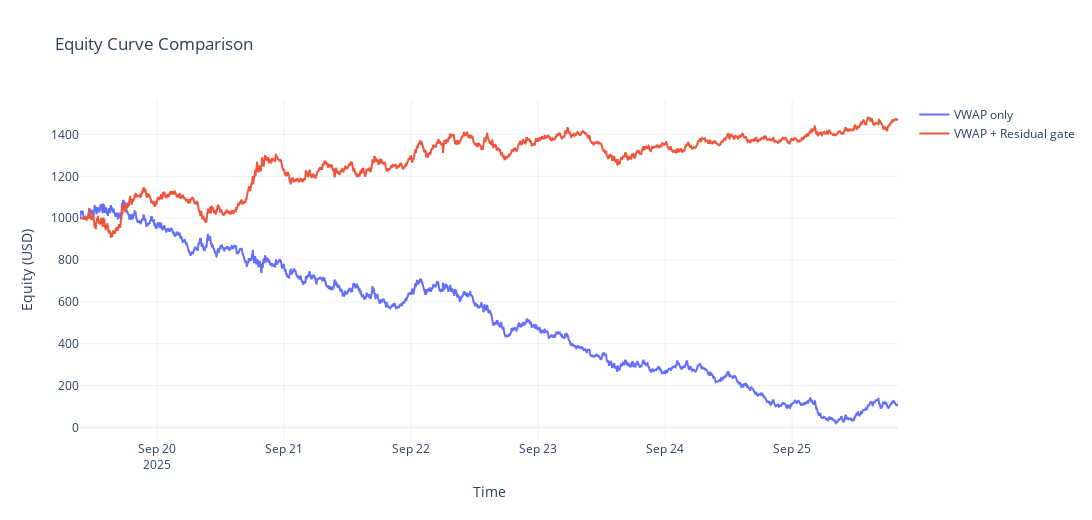

Notebook code cell kept with this figure:
### Code cell
# =========================================
# VWAPクロス × 残差フィルター（BTC基準）バックテスト
# リファクタ版：戦略パラメータは冒頭で一元管理
# =========================================

# 0) Libraries
import pandas as pd
import numpy as np
import plotly.graph_objects as go

# 1) Strategy / BT Parameters  ----------------------------------------------
# データ
BTC_csv = 'Market_Bybit_BTCUSDT_1min_20250901-20250926'
ALT_csv = 'Market_Bybit_ASTERUSDT_1min_20250901-20250926'
time_col = "timestamp"

# 残差（係数）推定
COEFF_WINDOW = 10           # 係数と残差スケールのローリング窓（分）
USE_MAD_SCALE = True       # True: MAD×1.4826 で標準化 / False: 標準偏差

# 残差フィルター
RESID_K = 1               # |z| > RESID_K で通過（例: 1.0/1.5/2.0）
RESID_PERSIST = 1           # 連続本数（1=一発、2=2本連続）
USE_DIRECTION_FILTER = False # 残差の符号とVWAPクロス方向の一致要求

# VWAP
VWAP_SHORT = 7
VWAP_MEDIUM = 14

# BT
INITIAL_CAPITAL = 1000.0
TAKER_FEE = 0.00035         # 片道手数料 (例: 0.035%)
NOTIONAL_SIZE = 500.0       # 名目USD
MIN_QTY = 0.0               # 取引所の最小数量（無ければ0）

# 2) IO & Prep  ------------------------------------------------------------
def load_market(csv, rename_prefix=None):
    df = pd.read_csv(f'01.data/{csv}.csv')
    df[time_col] = pd.to_datetime(df[time_col])
    df = df.sort_values(time_col)
    if rename_prefix:
        rename = {c: f"{c}_{rename_prefix}" for c in ["O","H","L","C","V"] if c in df.columns}
        df = df.rename(columns=rename)
    return df

df_btc   = load_market(BTC_csv)                 # timestamp, O/H/L/C/V (Cのみ使う)
df_altOHLCV = load_market(ALT_csv, "ALT")       # timestamp, O_ALT/H_ALT/L_ALT/C_ALT/V_ALT

# 3) 残差（ALT vs BTC）の算出  --------------------------------------------
def compute_residuals(df_alt_close: pd.DataFrame, df_btc_close: pd.DataFrame) -> pd.DataFrame:
    # 終値のみで係数推定（inner join）
    x = df_alt_close[[time_col, "C_ALT"]].merge(
        df_btc_close[[time_col, "C"]].rename(columns={"C":"C_BTC"}), on=time_col, how="inner"
    )
    # 1分logリターン
    x["ret_ALT"] = np.log(x["C_ALT"]).diff()
    x["ret_BTC"] = np.log(x["C_BTC"]).diff()
    x = x.dropna(subset=["ret_ALT","ret_BTC"]).reset_index(drop=True)

    # ローリングOLS：beta = Cov/Var, alpha = mean_ALT - beta*mean_BTC
    W = COEFF_WINDOW
    mean_ALT = x["ret_ALT"].rolling(W, min_periods=W).mean()
    mean_BTC = x["ret_BTC"].rolling(W, min_periods=W).mean()
    var_BTC  = x["ret_BTC"].rolling(W, min_periods=W).var(ddof=0)
    cov_AB   = x["ret_ALT"].rolling(W, min_periods=W).cov(x["ret_BTC"])

    x["beta_BTC"] = cov_AB / var_BTC
    x["alpha"]    = mean_ALT - x["beta_BTC"] * mean_BTC

    # 予想 & 残差
    x["ret_ALT_pred"] = x["alpha"] + x["beta_BTC"] * x["ret_BTC"]
    x["resid"] = x["ret_ALT"] - x["ret_ALT_pred"]

    # 標準化
    if USE_MAD_SCALE:
        def _mad(s):
            m = s.median()
            return 1.4826 * (np.abs(s - m)).median()
        scale = x["resid"].rolling(W, min_periods=W).apply(_mad, raw=False)
    else:
        scale = x["resid"].rolling(W, min_periods=W).std()
    x["resid_z"] = x["resid"] / scale

    return x[[time_col, "ret_ALT","ret_BTC","alpha","beta_BTC","resid","resid_z"]]

resid_df = compute_residuals(
    df_altOHLCV[[time_col,"C_ALT"]],
    df_btc[[time_col,"C"]]
)

# 4) ALT側でVWAPクロス & フィルター合成  ---------------------------------
def add_vwap_and_signal(df_alt: pd.DataFrame, resid_df: pd.DataFrame) -> pd.DataFrame:
    d = df_alt.merge(resid_df[[time_col,"resid_z"]], on=time_col, how="left").copy()

    # VWAP
    d["Typical_price"] = (d["O_ALT"] + d["H_ALT"] + d["L_ALT"] + d["C_ALT"]) / 4
    d["TPxV"] = d["Typical_price"] * d["V_ALT"]

    roll_tpv_s = d["TPxV"].rolling(VWAP_SHORT,  min_periods=1).sum()
    roll_v_s   = d["V_ALT"].rolling(VWAP_SHORT,  min_periods=1).sum()
    roll_tpv_m = d["TPxV"].rolling(VWAP_MEDIUM, min_periods=1).sum()
    roll_v_m   = d["V_ALT"].rolling(VWAP_MEDIUM, min_periods=1).sum()

    d["VWAP_short"]  = roll_tpv_s / roll_v_s
    d["VWAP_medium"] = roll_tpv_m / roll_v_m

    # クロス Regime（1: long bias / 0: short bias）
    d["Regeme_vwap"] = (d["VWAP_short"] > d["VWAP_medium"]).astype(int)
    reg_prev = d["Regeme_vwap"].shift(1)
    reg_changed = (d["Regeme_vwap"] != reg_prev).fillna(False)

    # 点灯バー
    d["Trade_ignittion_vwap"] = np.where(reg_changed, d["Regeme_vwap"], np.nan)

    # 残差フィルター
    gate_abs = d["resid_z"].abs() > RESID_K
    gate_persist = gate_abs.rolling(RESID_PERSIST, min_periods=RESID_PERSIST).sum() == RESID_PERSIST

    if USE_DIRECTION_FILTER:
        gate_dir = ((d["resid_z"] > 0) & (d["Regeme_vwap"] == 1)) | \
                   ((d["resid_z"] < 0) & (d["Regeme_vwap"] == 0))
        gate = gate_persist & gate_dir
    else:
        gate = gate_persist

    # 最終Trade（発火バー ∧ フィルター通過）
    d["Trade"] = np.where(d["Trade_ignittion_vwap"].notna() & gate, d["Regeme_vwap"], np.nan)

    # 参考：フィルター無し版（比較用）
    d["Trade_vwap_only"] = np.where(d["Trade_ignittion_vwap"].notna(), d["Regeme_vwap"], np.nan)
    return d

df_all = add_vwap_and_signal(df_altOHLCV, resid_df)

# 5) バックテスト  ---------------------------------------------------------
def run_backtest(
    df_in: pd.DataFrame,
    initial_capital: float = INITIAL_CAPITAL,
    fee: float = TAKER_FEE,
    notional_size: float = NOTIONAL_SIZE,
    min_qty: float = MIN_QTY
) -> pd.DataFrame:
    """名目サイズ固定・線形PnL・片道手数料・ドテン対応"""
    d = df_in.rename(columns={"C_ALT":"C","V_ALT":"V"}).copy()
    d = d[[time_col, "C", "V", "Trade"]].copy().sort_values(time_col).reset_index(drop=True)

    n = len(d)
    side = np.zeros(n, dtype=int)
    pos_qty = np.zeros(n)
    entry_price = np.full(n, np.nan)
    trade_qty = np.zeros(n)
    trade_notional = np.zeros(n)
    fee_paid = np.zeros(n)
    fee_cum = np.zeros(n)
    realized_pnl = np.zeros(n)
    realized_pnl_cum = np.zeros(n)
    unrealized_pnl = np.zeros(n)
    equity = np.zeros(n)

    cur_qty = 0.0
    cur_entry = np.nan
    cur_fee_cum = 0.0
    cur_realized = 0.0

    for i in range(n):
        price = float(d.at[i, "C"])
        sig = d.at[i, "Trade"]  # 1/0/NaN

        # 取引判定
        do_trade = False
        desired_side = 0
        if pd.notna(sig):
            desired_side = 1 if sig == 1 else -1
            if cur_qty == 0.0:
                do_trade = True
            else:
                cur_side = 1 if cur_qty > 0 else -1
                if desired_side == -cur_side:
                    do_trade = True

        # 約定
        if do_trade:
            # 既存クローズ
            if cur_qty != 0.0:
                close_qty = -cur_qty
                pnl_close = (price - cur_entry) * cur_qty
                cur_realized += pnl_close
                close_notional = abs(close_qty) * price
                fee_close = fee * close_notional
                cur_fee_cum += fee_close

                trade_qty[i] += close_qty
                trade_notional[i] += close_notional
                fee_paid[i] += fee_close
                realized_pnl[i] += pnl_close

                cur_qty = 0.0
                cur_entry = np.nan

            # 新規
            target_qty = notional_size / price
            if min_qty and min_qty > 0:
                target_qty = np.floor(target_qty / min_qty) * min_qty
            if target_qty > 0:
                open_qty = desired_side * target_qty
                open_notional = abs(open_qty) * price
                fee_open = fee * open_notional
                cur_fee_cum += fee_open

                trade_qty[i] += open_qty
                trade_notional[i] += open_notional
                fee_paid[i] += fee_open

                cur_qty = open_qty
                cur_entry = price

        # 評価
        u_pnl = (price - cur_entry) * cur_qty if cur_qty != 0 else 0.0
        unrealized_pnl[i] = u_pnl

        if i > 0:
            realized_pnl_cum[i] = realized_pnl_cum[i-1] + realized_pnl[i]
            fee_cum[i] = fee_cum[i-1] + fee_paid[i]
        else:
            realized_pnl_cum[i] = realized_pnl[i]
            fee_cum[i] = fee_paid[i]

        equity[i] = initial_capital + realized_pnl_cum[i] + unrealized_pnl[i] - fee_cum[i]

        side[i] = 0 if cur_qty == 0 else (1 if cur_qty > 0 else -1)
        pos_qty[i] = cur_qty
        entry_price[i] = cur_entry

    out = d.copy()
    out["side"] = side
    out["position_qty"] = pos_qty
    out["entry_price"] = entry_price
    out["trade_qty"] = trade_qty
    out["trade_notional"] = trade_notional
    out["fee_paid"] = fee_paid
    out["fee_paid_cum"] = fee_cum
    out["realized_pnl"] = realized_pnl
    out["realized_pnl_cum"] = realized_pnl_cum
    out["unrealized_pnl"] = unrealized_pnl
    out["equity"] = equity
    return out

# 6) 実行：フィルター無し vs 有り  ---------------------------------------
df_bt_A = df_all[[time_col,"C_ALT","V_ALT","Trade_vwap_only"]].rename(columns={"Trade_vwap_only":"Trade"})
df_bt_B = df_all[[time_col,"C_ALT","V_ALT","Trade"]]

bt_A = run_backtest(df_bt_A, INITIAL_CAPITAL, TAKER_FEE, NOTIONAL_SIZE, MIN_QTY)
bt_B = run_backtest(df_bt_B, INITIAL_CAPITAL, TAKER_FEE, NOTIONAL_SIZE, MIN_QTY)

# 7) Summary & Plot  -------------------------------------------------------
def max_dd_while_in_position(bt: pd.DataFrame, time_col: str) -> dict:
    """
    ポジション保有中だけを対象に、エクイティ曲線の最大DDを計測。
    戻り値:
      {
        'max_dd_frac': -0.1234,          # 比率 (負値)
        'max_dd_pct': -12.34,            # ％表示用
        'start_ts': Timestamp or None,   # そのDD区間の開始（エントリー時）
        'trough_ts': Timestamp or None,  # DDが最大になった時刻
      }
    """
    in_pos = bt['position_qty'].ne(0)
    peak = None
    run_start_ts = None
    max_dd = 0.0
    worst_start_ts = None
    worst_trough_ts = None

    for i, row in bt.iterrows():
        if in_pos.iloc[i]:
            eq = float(row['equity'])
            ts = row[time_col]

            if peak is None:
                peak = eq
                run_start_ts = ts

            if eq > peak:
                peak = eq

            dd = (eq / peak) - 1.0  # ≤ 0
            if dd < max_dd:
                max_dd = dd
                worst_start_ts = run_start_ts
                worst_trough_ts = ts
        else:
            # 区間リセット（フラットになったら別区間として扱う）
            peak = None
            run_start_ts = None

    return {
        'max_dd_frac': max_dd,
        'max_dd_pct' : max_dd * 100.0,
        'start_ts'   : worst_start_ts,
        'trough_ts'  : worst_trough_ts,
    }

def summary(bt: pd.DataFrame, tag: str):
    total_fee = bt['fee_paid'].sum()
    trade_count_bars = (bt['trade_qty'] != 0).sum()
    total_notional = bt['trade_notional'].sum()
    mdd_info = max_dd_while_in_position(bt, time_col)

    print(f"=== {tag} ===")
    print(f"Total fee paid       : {total_fee:.2f} USD")
    print(f"Number of trade bars : {trade_count_bars}")
    print(f"Total trade notional : {total_notional:.2f} USD")
    print(f"Final equity         : {bt['equity'].iloc[-1]:.2f} USD")
    print(f"Max DD (in-position) : {mdd_info['max_dd_pct']:.2f}% "
          f"(from {mdd_info['start_ts']} to {mdd_info['trough_ts']})")


summary(bt_A, "VWAP only")
summary(bt_B, "VWAP + Residual gate")

fig = go.Figure()
fig.add_trace(go.Scatter(x=bt_A[time_col], y=bt_A['equity'], mode='lines', name='VWAP only'))
fig.add_trace(go.Scatter(x=bt_B[time_col], y=bt_B['equity'], mode='lines', name='VWAP + Residual gate'))
fig.update_layout(title="Equity Curve Comparison", xaxis_title="Time", yaxis_title="Equity (USD)",
                  hovermode="x unified", template="plotly_white", height=520, width=1180)
fig.show()

### Figure 1 — Plotly figure (JSON) as saved in the notebook; plotly's stock layout.template omitted (floating-point values rounded to 4 significant figures; data arrays with more than 128 entries replaced by an {"elided": "..."} marker saying what was removed)
{"data": [{"mode": "lines", "name": "VWAP only", "type": "scatter", "x": {"elided": "9276 str values"}, "y": {"elided": "9276 float values"}}, {"mode": "lines", "name": "VWAP + Residual gate", "type": "scatter", "x": {"elided": "9276 str values"}, "y": {"elided": "9276 float values"}}], "layout": {"height": 520, "hovermode": "x unified", "title": {"text": "Equity Curve Comparison"}, "width": 1180, "xaxis": {"title": {"text": "Time"}}, "yaxis": {"title": {"text": "Equity (USD)"}}}}
